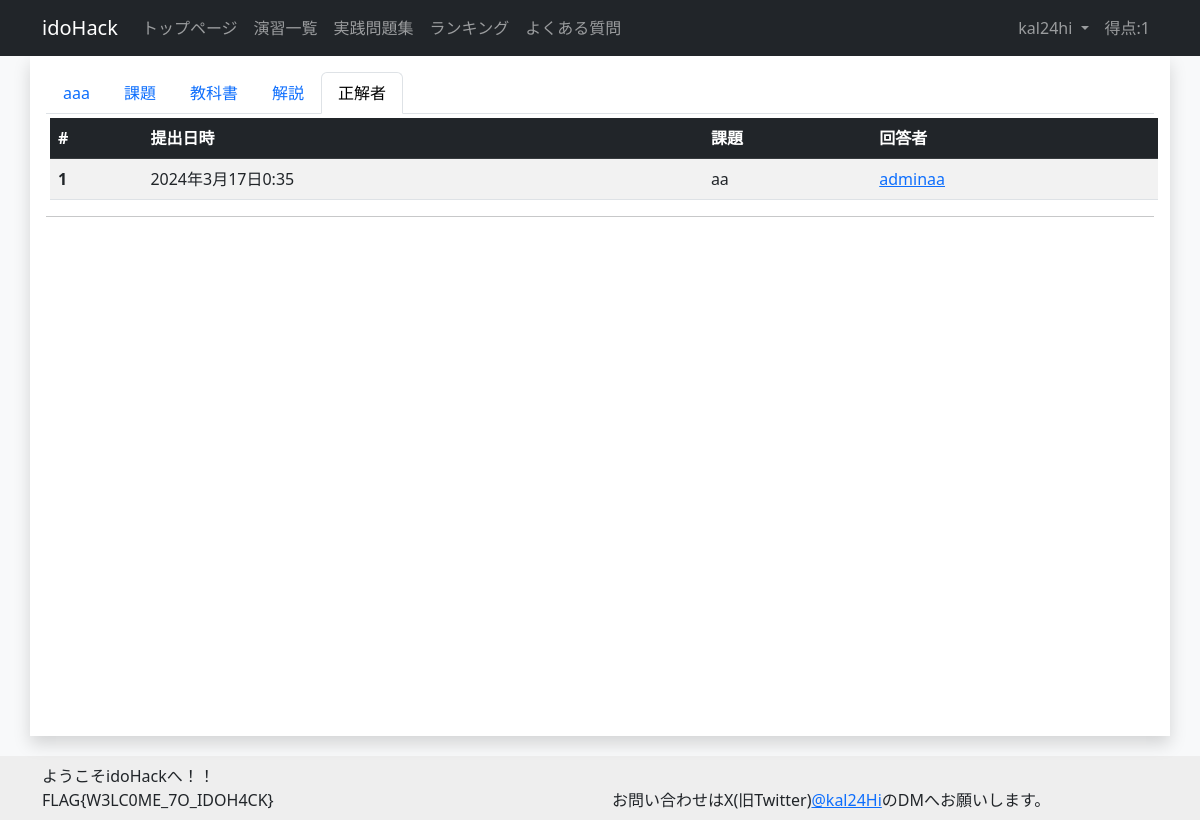
Before: /exercise/1/submit/ (signed in) with the older database file.
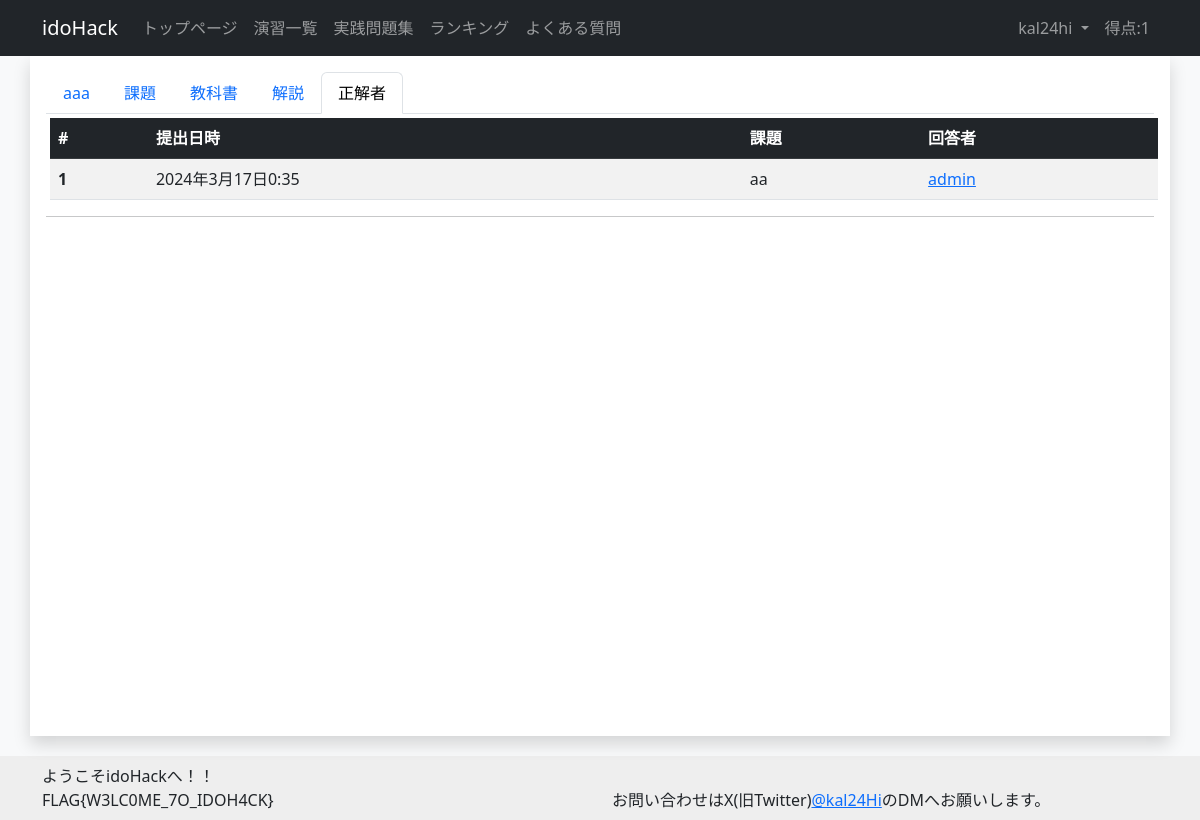
After: the same page with the newer database file.
### challenge/models.py (models this page shows, shortened)
class SubmitModel(models.Model):
        challenge_title = models.ForeignKey(ChallengeModel, to_field="challenge_title", on_delete=models.SET_NULL, null=True, verbose_name="課題") # 課題
        uuid = models.ForeignKey(CustomUser, to_field="uuid", on_delete=models.CASCADE, null=True, verbose_name="UUID") # UUID
        submit_time = models.DateTimeField(auto_now_add=True, verbose_name="提出日時") # 提出日時
        class Meta:
            verbose_name = 'Submit'

class ChallengeModel(models.Model):
    category = models.ForeignKey(CategoryModel, on_delete=models.SET_NULL, null=True, verbose_name="カテゴリ") # カテゴリ
    exercise_title = models.ForeignKey(ExerciseModel, on_delete=models.SET_NULL, null=True, verbose_name="演習名") # 演習のタイトル
    challenge_number = models.IntegerField(default=0, verbose_name="番号") # 課題の番号
    challenge_title = models.CharField(max_length=100,  default="", verbose_name="タイトル", unique=True) # 課題のタイトル
    score = models.IntegerField(default="", verbose_name="配点") # 課題の配点
    flag = models.CharField(max_length=100,  default="", verbose_name="フラグ") # フラグ
    visible = models.BooleanField(default=False, verbose_name="一般ユーザへの公開") # 課題が公開されているかどうか
    is_practice = models.BooleanField(default=False, verbose_name="実戦問題に表示する。") # 実戦問題かどうか
    discription = MDTextField(default="", verbose_name="説明") # 課題の説明
    hint_one = models.CharField(max_length=200, default="", blank=True, verbose_name="ヒントその１")
    hint_two = models.CharField(max_length=200, default="", blank=True, verbose_name="ヒントその２")
    hint_three = models.CharField(max_length=200, default="", blank=True, verbose_name="ヒントその３")
    cleared_count = models.IntegerField(default=0, verbose_name="クリア者数") # 課題をクリアした人数
    created_at = models.DateTimeField(auto_now_add=True, verbose_name="作成日時") # 課題の作成日時
    updated_at = models.DateTimeField(auto_now=True, verbose_name="更新日時") # 課題の更新日時
    def __str__(self):
        return self.challenge_title
    class Meta:
        verbose_name = 'Challenge'

### account/models.py (models this page shows)
class CustomUser(AbstractUser):
    uuid = models.UUIDField(default=uuid.uuid4, editable=False, unique=True, verbose_name="UUID") # ユーザのUUID
    total_score = models.IntegerField(default=0, verbose_name="総得点") # ユーザの総得点
    biography = models.TextField(max_length=500, blank=True, verbose_name="自己紹介") # ユーザの自己紹介
    twitter_url = models.URLField(max_length=200, blank=True, verbose_name="TwitterURL") # ユーザのTwitterのURL
    github_url = models.URLField(max_length=200, blank=True, verbose_name="GitHubURL") # ユーザのGitHubのURL
    linkedin_url = models.URLField(max_length=200, blank=True, verbose_name="LinkedInURL") # ユーザのLinkedInのURL
    country = models.CharField(max_length=100, blank=True, verbose_name="国籍") # ユーザの国籍
    occupation = models.CharField(max_length=50, verbose_name="職業", choices=(('Student', '学生'),
                                          ('teacher', '教員'),
                                          ('SecurityEngineer', 'セキュリティエンジニア'),
                                          ('IT', 'IT職'),
                                          ('other', 'その他')))
    is_active = models.BooleanField(default=True, verbose_name="アクティブユーザ") # ユーザがアクティブかどうか
    is_staff = models.BooleanField(default=False, verbose_name="スタッフユーザ") # ユーザがスタッフかどうか
    is_writer = models.BooleanField(default=False, verbose_name="作問ユーザ") # ユーザが作問者かどうか

### challenge/views.py (the view)
# urls.py: path('exercise/<int:pk>/submit/', views.SubmitView.as_view(), name='submit'),
class SubmitView(LoginRequiredMixin, ListView):
    model = SubmitModel
    template_name = 'challenge/exercise_submit.html'
    context_object_name = 'submit_list'
    def get_queryset(self) -> Any:
        exercise = ExerciseModel.objects.get(pk=self.kwargs['pk'])
        challenge = ChallengeModel.objects.filter(exercise_title=exercise)
        submit_list = []
        for c in challenge:
            submit_list += SubmitModel.objects.filter(challenge_title=c)
        return submit_list
    def get_context_data(self, **kwargs: Any) -> Any:
        context = super().get_context_data(**kwargs)
        context['exercise_detail'] = ExerciseModel.objects.get(pk=self.kwargs['pk'])
        return context

### templates/challenge/exercise_submit.html
{% extends "base.html" %}
{% block content %}
<ul class="nav nav-tabs">
  <li class="nav-item">
    <a class="nav-link" aria-current="page" href="{%url 'exercise_detail' exercise_detail.id%}">{{exercise_detail.exercise_title}}</a>
  </li>
  <li class="nav-item">
    <a class="nav-link" aria-current="page" href="{%url 'challenge_list' exercise_detail.id%}">課題</a>
  </li>
  {% if exercise_detail.exercise_title != "実戦問題集"%}
  <li class="nav-item">
    <a class="nav-link" aria-current="page" href="{%url 'textbook' exercise_detail.id%}">教科書</a>
  </li>
  <li class="nav-item">
    <a class="nav-link" aria-current="page" href="{%url 'explanation' exercise_detail.id%}">解説</a>
  </li>
  {% endif %}
  <li class="nav-item">
    <a class="nav-link active" aria-current="page" href="{%url 'submit' exercise_detail.id%}">正解者</a>
  </li>
</ul>
<table class="table table-striped table-hover m-1">
  <thead>
    <tr class="table-dark">
      <th scope="col">#</th>
      <th scope="col">提出日時</th>
      <th scope="col">課題</th>
      <th scope="col">回答者</th>
    </tr>
  </thead>
  <tbody>
        {%for submit in submit_list%}
        <tr>
            <th scope="row">{{forloop.counter}}</th>
            <td>{{submit.submit_time}}</td>
            <td>{{submit.challenge_title}}</td>
            <td><a href="{%url 'profile' submit.uuid%}">{{submit.uuid}}</a></td>
        </tr>
        {%endfor%}
  </tbody>
</table>
{% endblock %}

Changed rows visible on the page:
changed through a linked row, SubmitModel "aa": uuid "adminaa" → "admin"
